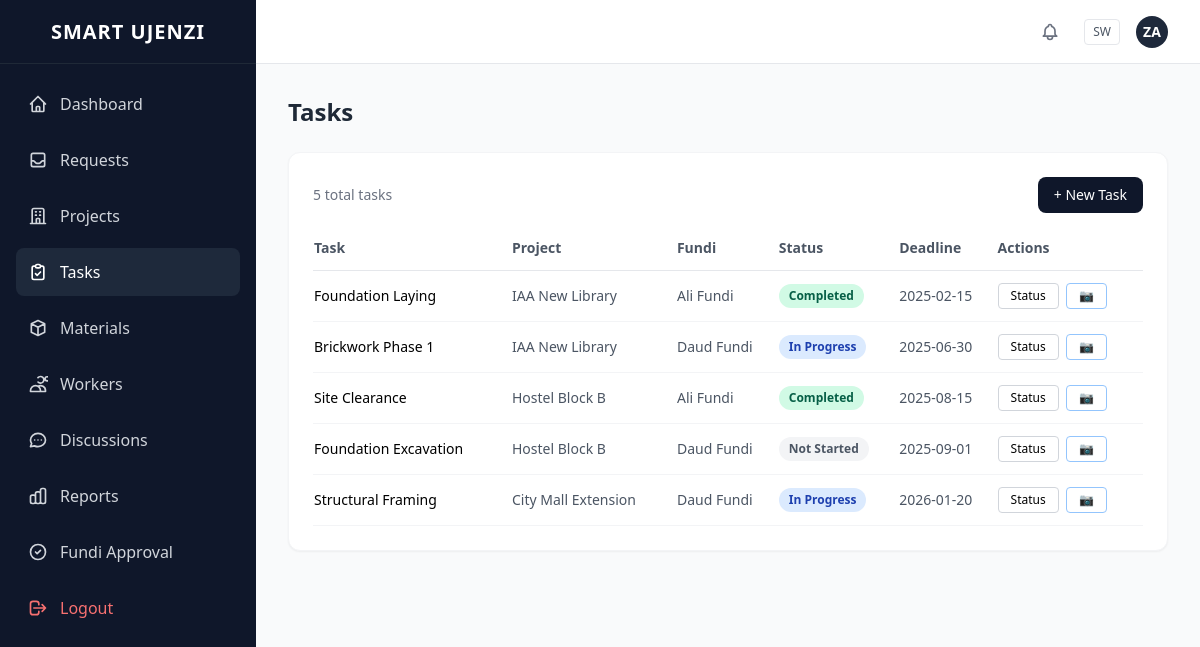
The app's page /tasks.php (signed in) with its own data.
### tables this page shows
CREATE TABLE tasks (
    id INT AUTO_INCREMENT PRIMARY KEY,
    project_id INT NOT NULL,
    name VARCHAR(255) NOT NULL,
    description TEXT,
    status VARCHAR(50) DEFAULT 'Not Started',
    fundi_id INT,
    deadline DATE,
    FOREIGN KEY(project_id) REFERENCES projects(id),
    FOREIGN KEY(fundi_id) REFERENCES users(id)
);

CREATE TABLE projects (
    id INT AUTO_INCREMENT PRIMARY KEY,
    name VARCHAR(255) NOT NULL,
    description TEXT,
    status VARCHAR(50) DEFAULT 'Pending',
    project_manager_id INT,
    customer_id INT,
    start_date DATE,
    end_date DATE,
    FOREIGN KEY(project_manager_id) REFERENCES users(id)
);

CREATE TABLE users (
    id INT AUTO_INCREMENT PRIMARY KEY,
    name VARCHAR(255) NOT NULL,               
    email VARCHAR(255) UNIQUE NOT NULL,        
    password VARCHAR(255) NOT NULL,            
    role VARCHAR(50) NOT NULL,                 
    location VARCHAR(255) DEFAULT '',           
    skills TEXT DEFAULT '',                       
    approved TINYINT(1) DEFAULT 1                
);

### includes/config.php (called while the page is built, shortened)
<?php
function getDB(): PDO {
    static $pdo = null;
    if ($pdo === null) {
        try {
    $dsn = "mysql:host=" . DB_HOST . ";dbname=" . DB_NAME . ";charset=utf8mb4";
            $pdo = new PDO($dsn, DB_USER, DB_PASS, [
                PDO::ATTR_ERRMODE => PDO::ERRMODE_EXCEPTION,
                PDO::ATTR_DEFAULT_FETCH_MODE => PDO::FETCH_ASSOC,
            ]);
        } catch (PDOException $e) {
            if (APP_ENV === 'production') {
                die('Database connection failed. Please check your configuration.');
            }
            throw $e;
        }
    }
    return $pdo;
}

### includes/functions.php (called while the page is built, shortened)
<?php
require_once __DIR__ . '/config.php';
function runQuery(string $sql, array $params = []): array {
    $stmt = getDB()->prepare($sql);
    $stmt->execute($params);
    return $stmt->fetchAll();
}

### tasks.php (the view, shortened to what this page needs)
<?php
require_once __DIR__ . '/includes/functions.php';
require_once __DIR__ . '/includes/header.php';
$role = $_SESSION['role'];
$userId = $_SESSION['user_id'];
if ($role === 'super_admin' || $role === 'admin') {
    $tasks = runQuery("SELECT t.*, p.name as project_name, u.name as fundi_name FROM tasks t JOIN projects p ON t.project_id = p.id LEFT JOIN users u ON t.fundi_id = u.id ORDER BY t.deadline");
} elseif ($role === 'project_manager') {
    $tasks = runQuery("SELECT t.*, p.name as project_name, u.name as fundi_name FROM tasks t JOIN projects p ON t.project_id = p.id LEFT JOIN users u ON t.fundi_id = u.id WHERE p.project_manager_id = ? ORDER BY t.deadline", [$userId]);
} elseif ($role === 'fundi') {
    $tasks = runQuery("SELECT t.*, p.name as project_name FROM tasks t JOIN projects p ON t.project_id = p.id WHERE t.fundi_id = ? ORDER BY t.deadline", [$userId]);
}
$statusColors = ['Not Started' => 'badge-gray', 'In Progress' => 'badge-blue', 'Completed' => 'badge-green', 'On Hold' => 'badge-red'];
$canManage = in_array($role, ['super_admin', 'admin', 'project_manager']);
?>
<div class="bg-white rounded-xl shadow-sm border border-gray-100 p-6">
    <div class="flex justify-between items-center mb-6">
        <p class="text-sm text-gray-500"><?= count($tasks) ?> total tasks</p>
        <?php if ($canManage): ?>
        <button onclick="openModal('create-modal')" class="px-4 py-2 bg-slate-900 text-white rounded-lg hover:bg-slate-800 transition-colors text-sm font-medium">+ New Task</button>
        <?php endif; ?>
    </div>
    <div class="overflow-x-auto">
        <table class="w-full text-sm">
            <thead>
                <tr class="border-b border-gray-200 text-left">
                    <th class="pb-3 font-semibold text-gray-600">Task</th>
                    <th class="pb-3 font-semibold text-gray-600">Project</th>
                    <th class="pb-3 font-semibold text-gray-600">Fundi</th>
                    <th class="pb-3 font-semibold text-gray-600">Status</th>
                    <th class="pb-3 font-semibold text-gray-600">Deadline</th>
                    <th class="pb-3 font-semibold text-gray-600">Actions</th>
                </tr>
            </thead>
            <tbody>
                <?php foreach ($tasks as $t): ?>
                <tr class="border-b border-gray-100 hover:bg-gray-50">
                    <td class="py-3 font-medium"><?= htmlspecialchars($t['name']) ?></td>
                    <td class="py-3 text-gray-600"><?= htmlspecialchars($t['project_name'] ?? '—') ?></td>
                    <td class="py-3 text-gray-600"><?= htmlspecialchars($t['fundi_name'] ?? '—') ?></td>
                    <td class="py-3">
                        <span class="badge <?= $statusColors[$t['status']] ?? 'badge-gray' ?>"><?= $t['status'] ?></span>
                    </td>
                    <td class="py-3 text-gray-600"><?= $t['deadline'] ?? '—' ?></td>
                    <td class="py-3">
                        <button onclick="openModal('status-modal-<?= $t['id'] ?>')" class="text-xs px-3 py-1 rounded border border-gray-300 hover:bg-gray-100 transition-colors">Status</button>
                        <?php if (in_array($role, ['fundi', 'admin', 'super_admin', 'project_manager'])): ?>
                        <button onclick="openModal('media-modal-<?= $t['id'] ?>')" class="text-xs px-3 py-1 rounded border border-blue-300 text-blue-600 hover:bg-blue-50 transition-colors ml-1">📷</button>
                        <?php endif; ?>
                    </td>
                </tr>
                <?php endforeach; ?>
            </tbody>
        </table>
    </div>
</div>
<?php require_once __DIR__ . '/includes/footer.php'; ?>

### assets/css/style.css (style rules this page uses)
.badge { display: inline-flex; align-items: center; padding: 2px 10px; border-radius: 9999px; font-size: 0.75rem; font-weight: 600; }
.badge-green { background-color: #d1fae5; color: #065f46; }
.badge-blue { background-color: #dbeafe; color: #1e40af; }
.badge-gray { background-color: #f3f4f6; color: #4b5563; }

### records on screen
tasks: name "Foundation Laying", project.name "IAA New Library", fundi.name "Ali Fundi", status "Completed", deadline "2025-02-15"
tasks: name "Brickwork Phase 1", project.name "IAA New Library", fundi.name "Daud Fundi", status "In Progress", deadline "2025-06-30"
tasks: name "Site Clearance", project.name "Hostel Block B", fundi.name "Ali Fundi", status "Completed", deadline "2025-08-15"
tasks: name "Foundation Excavation", project.name "Hostel Block B", fundi.name "Daud Fundi", status "Not Started", deadline "2025-09-01"
tasks: name "Structural Framing", project.name "City Mall Extension", fundi.name "Daud Fundi", status "In Progress", deadline "2026-01-20"

### other values on screen
$item['name'] "Dashboard"
$item['name'] "Requests"
$item['name'] "Projects"
$item['name'] "Tasks"
$item['name'] "Materials"
$item['name'] "Workers"
$item['name'] "Discussions"
$item['name'] "Reports"
$item['name'] "Fundi Approval"
substr($userName, 0, 2) "ZA"
$pageTitle "Tasks"
count($tasks) "5"
